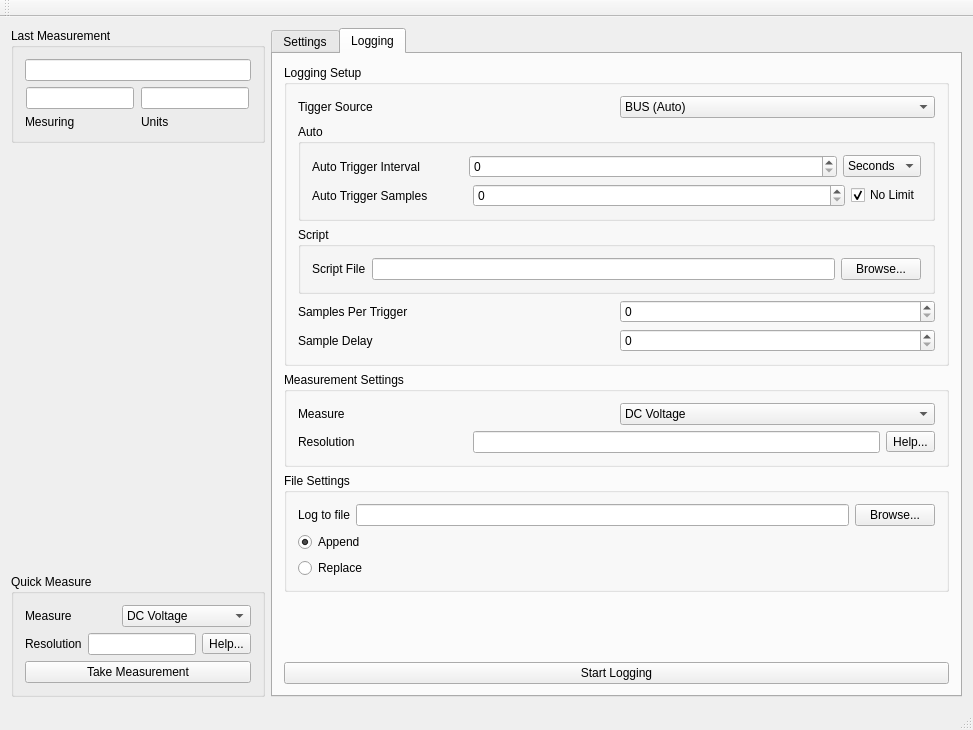
<?xml version="1.0" encoding="UTF-8"?>
<ui version="4.0">
 <class>MainWindow</class>
 <widget class="QMainWindow" name="MainWindow">
  <property name="geometry">
   <rect>
    <x>0</x>
    <y>0</y>
    <width>973</width>
    <height>730</height>
   </rect>
  </property>
  <property name="windowTitle">
   <string>MainWindow</string>
  </property>
  <widget class="QWidget" name="centralWidget">
   <layout class="QGridLayout" name="gridLayout">
    <item row="0" column="1">
     <layout class="QHBoxLayout" name="horizontalLayout">
      <item>
       <layout class="QVBoxLayout" name="verticalLayout_9">
        <item>
         <widget class="QGroupBox" name="groupBox_5">
          <property name="title">
           <string>Last Measurement</string>
          </property>
          <layout class="QGridLayout" name="gridLayout_8">
           <item row="0" column="0">
            <layout class="QVBoxLayout" name="verticalLayout">
             <item>
              <widget class="QLineEdit" name="lineEdit">
               <property name="sizePolicy">
                <sizepolicy hsizetype="Maximum" vsizetype="Fixed">
                 <horstretch>0</horstretch>
                 <verstretch>0</verstretch>
                </sizepolicy>
               </property>
               <property name="maximumSize">
                <size>
                 <width>312</width>
                 <height>29</height>
                </size>
               </property>
               <property name="readOnly">
                <bool>true</bool>
               </property>
              </widget>
             </item>
             <item>
              <layout class="QHBoxLayout" name="horizontalLayout_2">
               <item>
                <widget class="QLineEdit" name="lineEdit_3">
                 <property name="sizePolicy">
                  <sizepolicy hsizetype="Maximum" vsizetype="Fixed">
                   <horstretch>0</horstretch>
                   <verstretch>0</verstretch>
                  </sizepolicy>
                 </property>
                 <property name="readOnly">
                  <bool>true</bool>
                 </property>
                </widget>
               </item>
               <item>
                <widget class="QLineEdit" name="lineEdit_2">
                 <property name="sizePolicy">
                  <sizepolicy hsizetype="Maximum" vsizetype="Fixed">
                   <horstretch>0</horstretch>
                   <verstretch>0</verstretch>
                  </sizepolicy>
                 </property>
                 <property name="readOnly">
                  <bool>true</bool>
                 </property>
                </widget>
               </item>
              </layout>
             </item>
             <item>
              <layout class="QHBoxLayout" name="horizontalLayout_4">
               <item>
                <widget class="QLabel" name="label_2">
                 <property name="text">
                  <string>Mesuring</string>
                 </property>
                </widget>
               </item>
               <item>
                <widget class="QLabel" name="label_3">
                 <property name="text">
                  <string>Units</string>
                 </property>
                </widget>
               </item>
              </layout>
             </item>
            </layout>
           </item>
          </layout>
         </widget>
        </item>
        <item>
         <spacer name="verticalSpacer">
          <property name="orientation">
           <enum>Qt::Vertical</enum>
          </property>
          <property name="sizeHint" stdset="0">
           <size>
            <width>20</width>
            <height>40</height>
           </size>
          </property>
         </spacer>
        </item>
        <item>
         <widget class="QGroupBox" name="groupBox_6">
          <property name="title">
           <string>Quick Measure</string>
          </property>
          <layout class="QGridLayout" name="gridLayout_9">
           <item row="0" column="0">
            <layout class="QVBoxLayout" name="verticalLayout_10">
             <item>
              <layout class="QHBoxLayout" name="horizontalLayout_14">
               <item>
                <widget class="QLabel" name="label">
                 <property name="text">
                  <string>Measure</string>
                 </property>
                </widget>
               </item>
               <item>
                <widget class="QComboBox" name="comboBox_6">
                 <item>
                  <property name="text">
                   <string>DC Voltage</string>
                  </property>
                 </item>
                 <item>
                  <property name="text">
                   <string>DC Current</string>
                  </property>
                 </item>
                 <item>
                  <property name="text">
                   <string>AC Voltage</string>
                  </property>
                 </item>
                 <item>
                  <property name="text">
                   <string>AC Current</string>
                  </property>
                 </item>
                 <item>
                  <property name="text">
                   <string>Resistance</string>
                  </property>
                 </item>
                 <item>
                  <property name="text">
                   <string>4 Wire Resistance</string>
                  </property>
                 </item>
                 <item>
                  <property name="text">
                   <string>Period</string>
                  </property>
                 </item>
                 <item>
                  <property name="text">
                   <string>Continuity</string>
                  </property>
                 </item>
                 <item>
                  <property name="text">
                   <string>Diode</string>
                  </property>
                 </item>
                </widget>
               </item>
              </layout>
             </item>
             <item>
              <layout class="QHBoxLayout" name="horizontalLayout_15">
               <item>
                <widget class="QLabel" name="label_11">
                 <property name="text">
                  <string>Resolution</string>
                 </property>
                </widget>
               </item>
               <item>
                <widget class="QLineEdit" name="lineEdit_7">
                 <property name="sizePolicy">
                  <sizepolicy hsizetype="Maximum" vsizetype="Fixed">
                   <horstretch>0</horstretch>
                   <verstretch>0</verstretch>
                  </sizepolicy>
                 </property>
                </widget>
               </item>
               <item>
                <widget class="QToolButton" name="toolButton_2">
                 <property name="text">
                  <string>Help...</string>
                 </property>
                </widget>
               </item>
              </layout>
             </item>
            </layout>
           </item>
           <item row="1" column="0">
            <widget class="QPushButton" name="pushButton_3">
             <property name="text">
              <string>Take Measurement</string>
             </property>
            </widget>
           </item>
          </layout>
         </widget>
        </item>
       </layout>
      </item>
      <item>
       <widget class="QTabWidget" name="tabWidget">
        <property name="currentIndex">
         <number>1</number>
        </property>
        <widget class="QWidget" name="tab_3">
         <attribute name="title">
          <string>Settings</string>
         </attribute>
         <layout class="QGridLayout" name="gridLayout_2">
          <item row="0" column="0">
           <layout class="QVBoxLayout" name="verticalLayout_4">
            <item>
             <widget class="QGroupBox" name="groupBox">
              <property name="title">
               <string>Serial Interface</string>
              </property>
              <layout class="QGridLayout" name="gridLayout_3">
               <item row="0" column="0">
                <layout class="QVBoxLayout" name="verticalLayout_2">
                 <item>
                  <layout class="QHBoxLayout" name="horizontalLayout_5">
                   <item>
                    <widget class="QLabel" name="label_4">
                     <property name="text">
                      <string>Serial Device</string>
                     </property>
                    </widget>
                   </item>
                   <item>
                    <widget class="QComboBox" name="comboBox"/>
                   </item>
                  </layout>
                 </item>
                 <item>
                  <layout class="QHBoxLayout" name="horizontalLayout_6">
                   <item>
                    <widget class="QLabel" name="label_5">
                     <property name="text">
                      <string>Baud Rate</string>
                     </property>
                    </widget>
                   </item>
                   <item>
                    <widget class="QComboBox" name="comboBox_2">
                     <item>
                      <property name="text">
                       <string>9600</string>
                      </property>
                     </item>
                     <item>
                      <property name="text">
                       <string>4800</string>
                      </property>
                     </item>
                     <item>
                      <property name="text">
                       <string>2400</string>
                      </property>
                     </item>
                     <item>
                      <property name="text">
                       <string>1200</string>
                      </property>
                     </item>
                     <item>
                      <property name="text">
                       <string>600</string>
                      </property>
                     </item>
                     <item>
                      <property name="text">
                       <string>300</string>
                      </property>
                     </item>
                    </widget>
                   </item>
                  </layout>
                 </item>
                 <item>
                  <layout class="QHBoxLayout" name="horizontalLayout_8">
                   <item>
                    <widget class="QLabel" name="label_6">
                     <property name="text">
                      <string>Parity</string>
                     </property>
                    </widget>
                   </item>
                   <item>
                    <widget class="QComboBox" name="comboBox_3">
                     <item>
                      <property name="text">
                       <string>Even</string>
                      </property>
                     </item>
                     <item>
                      <property name="text">
                       <string>Odd</string>
                      </property>
                     </item>
                     <item>
                      <property name="text">
                       <string>None</string>
                      </property>
                     </item>
                    </widget>
                   </item>
                  </layout>
                 </item>
                 <item>
                  <layout class="QHBoxLayout" name="horizontalLayout_9">
                   <item>
                    <widget class="QLabel" name="label_7">
                     <property name="text">
                      <string>TextLabel</string>
                     </property>
                    </widget>
                   </item>
                   <item>
                    <widget class="QComboBox" name="comboBox_4">
                     <item>
                      <property name="text">
                       <string>7</string>
                      </property>
                     </item>
                     <item>
                      <property name="text">
                       <string>8</string>
                      </property>
                     </item>
                    </widget>
                   </item>
                  </layout>
                 </item>
                </layout>
               </item>
               <item row="1" column="0">
                <widget class="QPushButton" name="pushButton">
                 <property name="text">
                  <string>Connect</string>
                 </property>
                </widget>
               </item>
              </layout>
             </widget>
            </item>
            <item>
             <widget class="QGroupBox" name="groupBox_3">
              <property name="title">
               <string>System Settings</string>
              </property>
              <layout class="QGridLayout" name="gridLayout_5">
               <item row="2" column="0">
                <widget class="QCheckBox" name="checkBox_2">
                 <property name="text">
                  <string>Beep On</string>
                 </property>
                 <property name="checked">
                  <bool>true</bool>
                 </property>
                </widget>
               </item>
               <item row="1" column="0">
                <widget class="QCheckBox" name="checkBox">
                 <property name="text">
                  <string>Display On</string>
                 </property>
                 <property name="checked">
                  <bool>true</bool>
                 </property>
                </widget>
               </item>
               <item row="3" column="0">
                <layout class="QVBoxLayout" name="verticalLayout_6">
                 <item>
                  <layout class="QHBoxLayout" name="horizontalLayout_11">
                   <item>
                    <widget class="QPushButton" name="pushButton_2">
                     <property name="text">
                      <string>Reset</string>
                     </property>
                    </widget>
                   </item>
                  </layout>
                 </item>
                </layout>
               </item>
              </layout>
             </widget>
            </item>
           </layout>
          </item>
          <item row="3" column="0">
           <spacer name="verticalSpacer_2">
            <property name="orientation">
             <enum>Qt::Vertical</enum>
            </property>
            <property name="sizeHint" stdset="0">
             <size>
              <width>20</width>
              <height>40</height>
             </size>
            </property>
           </spacer>
          </item>
         </layout>
        </widget>
        <widget class="QWidget" name="tab_4">
         <attribute name="title">
          <string>Logging</string>
         </attribute>
         <layout class="QGridLayout" name="gridLayout_6">
          <item row="0" column="0">
           <layout class="QVBoxLayout" name="verticalLayout_7">
            <item>
             <widget class="QGroupBox" name="groupBox_4">
              <property name="title">
               <string>Logging Setup</string>
              </property>
              <layout class="QGridLayout" name="gridLayout_7">
               <item row="0" column="0">
                <layout class="QVBoxLayout" name="verticalLayout_8">
                 <item>
                  <layout class="QHBoxLayout" name="horizontalLayout_18">
                   <item>
                    <widget class="QLabel" name="label_13">
                     <property name="text">
                      <string>Tigger Source</string>
                     </property>
                    </widget>
                   </item>
                   <item>
                    <widget class="QComboBox" name="comboBox_7">
                     <item>
                      <property name="text">
                       <string>BUS (Auto)</string>
                      </property>
                     </item>
                     <item>
                      <property name="text">
                       <string>BUS (Manual)</string>
                      </property>
                     </item>
                     <item>
                      <property name="text">
                       <string>BUS (Scripted)</string>
                      </property>
                     </item>
                     <item>
                      <property name="text">
                       <string>External (Rear BNC)</string>
                      </property>
                     </item>
                    </widget>
                   </item>
                  </layout>
                 </item>
                 <item>
                  <widget class="QGroupBox" name="groupBox_8">
                   <property name="title">
                    <string>Auto</string>
                   </property>
                   <layout class="QGridLayout" name="gridLayout_11">
                    <item row="0" column="0">
                     <layout class="QHBoxLayout" name="horizontalLayout_12">
                      <item>
                       <widget class="QLabel" name="label_9">
                        <property name="text">
                         <string>Auto Trigger Interval</string>
                        </property>
                       </widget>
                      </item>
                      <item>
                       <spacer name="horizontalSpacer_2">
                        <property name="orientation">
                         <enum>Qt::Horizontal</enum>
                        </property>
                        <property name="sizeType">
                         <enum>QSizePolicy::Maximum</enum>
                        </property>
                        <property name="sizeHint" stdset="0">
                         <size>
                          <width>43</width>
                          <height>20</height>
                         </size>
                        </property>
                       </spacer>
                      </item>
                      <item>
                       <widget class="QSpinBox" name="spinBox">
                        <property name="sizePolicy">
                         <sizepolicy hsizetype="Expanding" vsizetype="Fixed">
                          <horstretch>0</horstretch>
                          <verstretch>0</verstretch>
                         </sizepolicy>
                        </property>
                        <property name="maximum">
                         <number>100000</number>
                        </property>
                       </widget>
                      </item>
                      <item>
                       <widget class="QComboBox" name="comboBox_5">
                        <item>
                         <property name="text">
                          <string>Seconds</string>
                         </property>
                        </item>
                        <item>
                         <property name="text">
                          <string>Minutes</string>
                         </property>
                        </item>
                        <item>
                         <property name="text">
                          <string>Hours</string>
                         </property>
                        </item>
                        <item>
                         <property name="text">
                          <string>Days</string>
                         </property>
                        </item>
                       </widget>
                      </item>
                     </layout>
                    </item>
                    <item row="1" column="0">
                     <layout class="QHBoxLayout" name="horizontalLayout_19">
                      <item>
                       <widget class="QLabel" name="label_14">
                        <property name="text">
                         <string>Auto Trigger Samples</string>
                        </property>
                       </widget>
                      </item>
                      <item>
                       <spacer name="horizontalSpacer_4">
                        <property name="orientation">
                         <enum>Qt::Horizontal</enum>
                        </property>
                        <property name="sizeType">
                         <enum>QSizePolicy::Maximum</enum>
                        </property>
                        <property name="sizeHint" stdset="0">
                         <size>
                          <width>39</width>
                          <height>20</height>
                         </size>
                        </property>
                       </spacer>
                      </item>
                      <item>
                       <widget class="QSpinBox" name="spinBox_2">
                        <property name="sizePolicy">
                         <sizepolicy hsizetype="Expanding" vsizetype="Fixed">
                          <horstretch>0</horstretch>
                          <verstretch>0</verstretch>
                         </sizepolicy>
                        </property>
                        <property name="maximum">
                         <number>9999999</number>
                        </property>
                       </widget>
                      </item>
                      <item>
                       <widget class="QCheckBox" name="checkBox_3">
                        <property name="text">
                         <string>No Limit</string>
                        </property>
                        <property name="checked">
                         <bool>true</bool>
                        </property>
                       </widget>
                      </item>
                     </layout>
                    </item>
                   </layout>
                  </widget>
                 </item>
                 <item>
                  <widget class="QGroupBox" name="groupBox_9">
                   <property name="title">
                    <string>Script</string>
                   </property>
                   <layout class="QGridLayout" name="gridLayout_12">
                    <item row="0" column="0">
                     <layout class="QHBoxLayout" name="horizontalLayout_22">
                      <item>
                       <widget class="QLabel" name="label_17">
                        <property name="text">
                         <string>Script File</string>
                        </property>
                       </widget>
                      </item>
                      <item>
                       <widget class="QLineEdit" name="lineEdit_11"/>
                      </item>
                      <item>
                       <widget class="QPushButton" name="pushButton_6">
                        <property name="text">
                         <string>Browse...</string>
                        </property>
                       </widget>
                      </item>
                     </layout>
                    </item>
                   </layout>
                  </widget>
                 </item>
                 <item>
                  <layout class="QHBoxLayout" name="horizontalLayout_13">
                   <item>
                    <widget class="QLabel" name="label_10">
                     <property name="text">
                      <string>Samples Per Trigger</string>
                     </property>
                    </widget>
                   </item>
                   <item>
                    <widget class="QSpinBox" name="spinBox_3">
                     <property name="maximum">
                      <number>50000</number>
                     </property>
                    </widget>
                   </item>
                  </layout>
                 </item>
                 <item>
                  <layout class="QHBoxLayout" name="horizontalLayout_17">
                   <item>
                    <widget class="QLabel" name="label_12">
                     <property name="text">
                      <string>Sample Delay </string>
                     </property>
                    </widget>
                   </item>
                   <item>
                    <widget class="QSpinBox" name="spinBox_4">
                     <property name="maximum">
                      <number>3600</number>
                     </property>
                    </widget>
                   </item>
                  </layout>
                 </item>
                </layout>
               </item>
              </layout>
             </widget>
            </item>
            <item>
             <widget class="QGroupBox" name="groupBox_7">
              <property name="title">
               <string>Measurement Settings</string>
              </property>
              <layout class="QGridLayout" name="gridLayout_10">
               <item row="0" column="0">
                <layout class="QVBoxLayout" name="verticalLayout_11">
                 <item>
                  <layout class="QHBoxLayout" name="horizontalLayout_20">
                   <item>
                    <widget class="QLabel" name="label_15">
                     <property name="text">
                      <string>Measure</string>
                     </property>
                    </widget>
                   </item>
                   <item>
                    <widget class="QComboBox" name="comboBox_8">
                     <item>
                      <property name="text">
                       <string>DC Voltage</string>
                      </property>
                     </item>
                     <item>
                      <property name="text">
                       <string>DC Current</string>
                      </property>
                     </item>
                     <item>
                      <property name="text">
                       <string>AC Voltage</string>
                      </property>
                     </item>
                     <item>
                      <property name="text">
                       <string>AC Current</string>
                      </property>
                     </item>
                     <item>
                      <property name="text">
                       <string>Resistance</string>
                      </property>
                     </item>
                     <item>
                      <property name="text">
                       <string>Period</string>
                      </property>
                     </item>
                     <item>
                      <property name="text">
                       <string>4 Wire Resistance</string>
                      </property>
                     </item>
                     <item>
                      <property name="text">
                       <string>Continuity</string>
                      </property>
                     </item>
                     <item>
                      <property name="text">
                       <string>Diode</string>
                      </property>
                     </item>
                    </widget>
                   </item>
                  </layout>
                 </item>
                 <item>
                  <layout class="QHBoxLayout" name="horizontalLayout_10">
                   <item>
                    <widget class="QLabel" name="label_8">
                     <property name="text">
                      <string>Resolution</string>
                     </property>
                    </widget>
                   </item>
                   <item>
                    <spacer name="horizontalSpacer_5">
                     <property name="orientation">
                      <enum>Qt::Horizontal</enum>
                     </property>
                     <property name="sizeType">
                      <enum>QSizePolicy::Maximum</enum>
                     </property>
                     <property name="sizeHint" stdset="0">
                      <size>
                       <width>112</width>
                       <height>20</height>
                      </size>
                     </property>
                    </spacer>
                   </item>
                   <item>
                    <widget class="QLineEdit" name="lineEdit_4"/>
                   </item>
                   <item>
                    <widget class="QToolButton" name="toolButton">
                     <property name="text">
                      <string>Help...</string>
                     </property>
                    </widget>
                   </item>
                  </layout>
                 </item>
                </layout>
               </item>
              </layout>
             </widget>
            </item>
            <item>
             <widget class="QGroupBox" name="groupBox_2">
              <property name="title">
               <string>File Settings</string>
              </property>
              <layout class="QGridLayout" name="gridLayout_4">
               <item row="0" column="0">
                <layout class="QVBoxLayout" name="verticalLayout_5">
                 <item>
                  <layout class="QHBoxLayout" name="horizontalLayout_21">
                   <item>
                    <widget class="QLabel" name="label_16">
                     <property name="text">
                      <string>Log to file</string>
                     </property>
                    </widget>
                   </item>
                   <item>
                    <widget class="QLineEdit" name="lineEdit_10"/>
                   </item>
                   <item>
                    <widget class="QPushButton" name="pushButton_4">
                     <property name="text">
                      <string>Browse...</string>
                     </property>
                    </widget>
                   </item>
                  </layout>
                 </item>
                 <item>
                  <widget class="QRadioButton" name="radioButton_2">
                   <property name="text">
                    <string>Append</string>
                   </property>
                   <property name="checked">
                    <bool>true</bool>
                   </property>
                  </widget>
                 </item>
                 <item>
                  <widget class="QRadioButton" name="radioButton">
                   <property name="text">
                    <string>Replace</string>
                   </property>
                  </widget>
                 </item>
                </layout>
               </item>
              </layout>
             </widget>
            </item>
            <item>
             <spacer name="verticalSpacer_3">
              <property name="orientation">
               <enum>Qt::Vertical</enum>
              </property>
              <property name="sizeHint" stdset="0">
               <size>
                <width>20</width>
                <height>40</height>
               </size>
              </property>
             </spacer>
            </item>
            <item>
             <widget class="QPushButton" name="pushButton_5">
              <property name="text">
               <string>Start Logging</string>
              </property>
             </widget>
            </item>
           </layout>
          </item>
         </layout>
        </widget>
       </widget>
      </item>
     </layout>
    </item>
   </layout>
  </widget>
  <widget class="QMenuBar" name="menuBar">
   <property name="geometry">
    <rect>
     <x>0</x>
     <y>0</y>
     <width>973</width>
     <height>23</height>
    </rect>
   </property>
  </widget>
  <widget class="QToolBar" name="mainToolBar">
   <attribute name="toolBarArea">
    <enum>TopToolBarArea</enum>
   </attribute>
   <attribute name="toolBarBreak">
    <bool>false</bool>
   </attribute>
  </widget>
  <widget class="QStatusBar" name="statusBar"/>
 </widget>
 <layoutdefault spacing="6" margin="11"/>
 <resources/>
 <connections/>
</ui>
